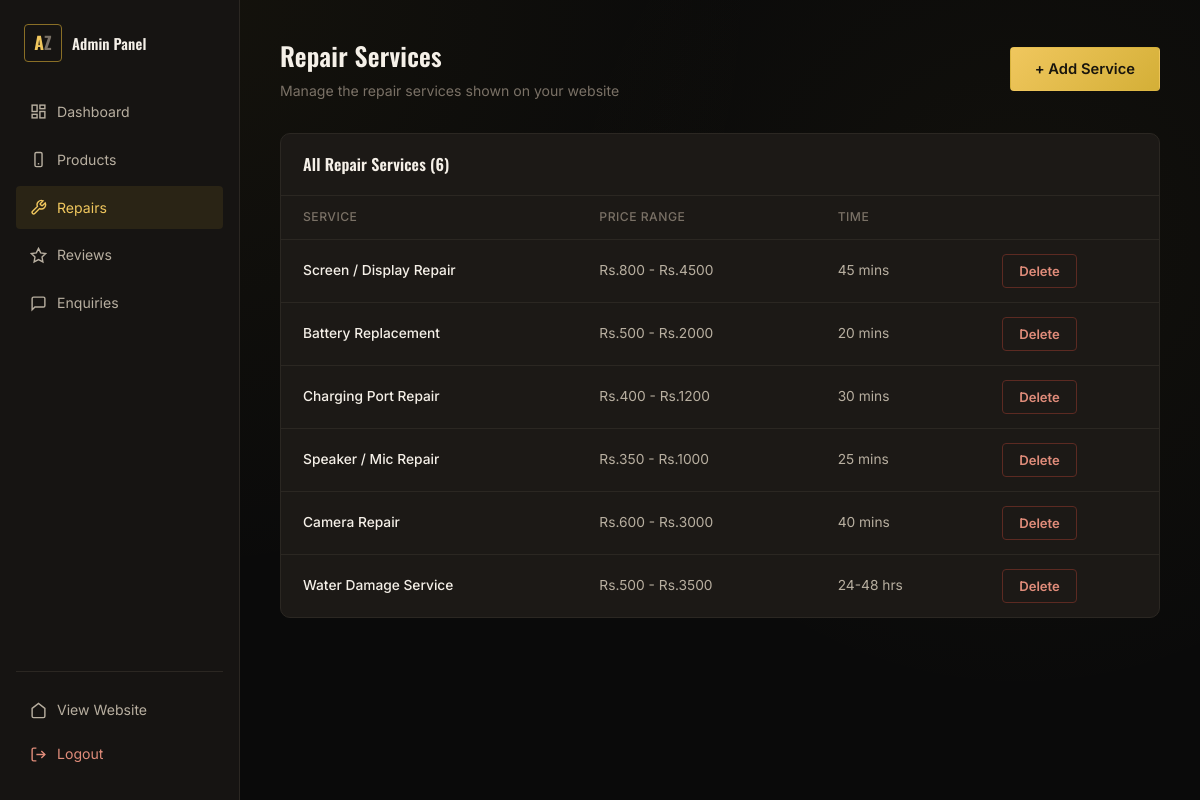
The app's page /admin/repairs (signed in) with its own data.
### tables this page shows
CREATE TABLE repair_services (
        id INTEGER PRIMARY KEY AUTOINCREMENT,
        service_name TEXT NOT NULL,
        description TEXT,
        price_range TEXT NOT NULL,
        estimated_time TEXT,
        icon_key TEXT,
        display_order INTEGER DEFAULT 0
    );

### app.py (the view)
@app.route("/admin/repairs")
@login_required
def admin_repairs():
    conn = get_db()
    repair_list = conn.execute("SELECT * FROM repair_services ORDER BY display_order").fetchall()
    conn.close()
    return render_template("admin/repairs.html", shop=SHOP_INFO, repairs=repair_list)

### app.py (called while the page is built)
def dict_factory(cursor, row):
    d = {}
    for idx, col in enumerate(cursor.description):
        val = row[idx]
        if col[0] == "created_at" and val and isinstance(val, str):
            try:
                val = datetime.fromisoformat(val)
            except:
                pass
        d[col[0]] = val
    return d

def get_db():
    conn = sqlite3.connect(DB_PATH)
    conn.row_factory = dict_factory
    conn.execute("PRAGMA journal_mode=WAL")
    return conn

def login_required(view_func):
    @wraps(view_func)
    def wrapped(*args, **kwargs):
        if not session.get("admin_logged_in"):
            flash("Please login to continue.", "error")
            return redirect(url_for("admin_login"))
        return view_func(*args, **kwargs)
    return wrapped

### templates/admin/repairs.html (shortened to what this page needs)
{% extends "admin/base.html" %}
{% block admin_content %}
<div class="admin-header">
  <div>
    <h1>Repair Services</h1>
    <p>Manage the repair services shown on your website</p>
  </div>
  <button class="btn btn-gold" onclick="document.getElementById('addRepairForm').classList.toggle('hidden-form')">+ Add Service</button>
</div>
<div class="admin-panel">
  <div class="admin-panel-head"><h3>All Repair Services ({{ repairs|length }})</h3></div>
  {% if repairs %}
  <table>
    <thead><tr><th>Service</th><th>Price Range</th><th>Time</th><th></th></tr></thead>
    <tbody>
      {% for r in repairs %}
      <tr>
        <td class="t-strong">{{ r.service_name }}</td>
        <td>{{ r.price_range }}</td>
        <td>{{ r.estimated_time or '—' }}</td>
        <td>
          <form method="POST" action="{{ url_for('admin_delete_repair', repair_id=r.id) }}" onsubmit="return confirm('Delete this service?');">
            <button type="submit" class="btn btn-danger btn-sm">Delete</button>
          </form>
        </td>
      </tr>
      {% endfor %}
    </tbody>
  </table>
  {% else %}
  <div class="empty-state"><h3>No repair services yet</h3></div>
  {% endif %}
</div>
{% endblock %}

### static/css/style.css (style rules this page uses)
:root { --bg-base: #0A0A0A; --bg-surface: #161412; --bg-card: #1C1916; --bg-card-hover: #221E19; --gold: #D4AF37; --gold-bright: #F0C75E; --gold-dim: #8A6F26; --ink: #F5F0E8; --ink-dim: #B8AFA0; --ink-faint: #7A7166; --line: #2B2722; --ok: #4C9A6A; --warn: #C75C3F; --font-display: 'Oswald', sans-serif; --font-body: 'Inter', sans-serif; --font-mono: 'JetBrains Mono', monospace; --max-w: 1180px; --radius-sm: 4px; --radius-md: 10px; --radius-lg: 18px; }
* { box-sizing: border-box; margin: 0; padding: 0; }
html { scroll-behavior: smooth; }
body { background: var(--bg-base); color: var(--ink); font-family: var(--font-body); line-height: 1.55; -webkit-font-smoothing: antialiased; background-image: radial-gradient(circle at 15% 0%, rgba(212,175,55,0.05), transparent 45%), radial-gradient(circle at 85% 30%, rgba(212,175,55,0.04), transparent 40%); }
button { font-family: inherit; cursor: pointer; }
h1, h2, h3, h4 { font-family: var(--font-display); font-weight: 600; letter-spacing: 0.01em; color: var(--ink); }
.btn { display: inline-flex; align-items: center; gap: 8px; padding: 12px 24px; border-radius: var(--radius-sm); font-family: var(--font-body); font-weight: 600; font-size: 0.92rem; border: 1px solid transparent; transition: transform 0.15s ease, background 0.2s ease, border-color 0.2s ease; white-space: nowrap; }
.btn-gold { background: linear-gradient(135deg, var(--gold-bright), var(--gold)); color: #19150D; }
.btn-sm { padding: 8px 16px; font-size: 0.82rem; }
.btn-danger { background: transparent; border-color: #5C2A22; color: #E08C7A; }
.admin-header { display: flex; justify-content: space-between; align-items: center; margin-bottom: 32px; flex-wrap: wrap; gap: 16px; }
.admin-header h1 { font-size: 1.6rem; }
.admin-header p { color: var(--ink-faint); font-size: 0.88rem; margin-top: 4px; }
.admin-panel { background: var(--bg-card); border: 1px solid var(--line); border-radius: var(--radius-md); overflow: hidden; }
.admin-panel-head { padding: 18px 22px; border-bottom: 1px solid var(--line); display: flex; justify-content: space-between; align-items: center; }
.admin-panel-head h3 { font-size: 1rem; }
table { width: 100%; border-collapse: collapse; font-size: 0.86rem; }
th { text-align: left; padding: 12px 22px; color: var(--ink-faint); font-weight: 500; font-size: 0.76rem; text-transform: uppercase; letter-spacing: 0.04em; border-bottom: 1px solid var(--line); }
td { padding: 14px 22px; border-bottom: 1px solid var(--line); color: var(--ink-dim); }
tr:last-child td { border-bottom: none; }
td.t-strong { color: var(--ink); font-weight: 500; }

### records on screen
repair_services: service_name "Screen / Display Repair", price_range "Rs.800 - Rs.4500", estimated_time "45 mins"
repair_services: service_name "Battery Replacement", price_range "Rs.500 - Rs.2000", estimated_time "20 mins"
repair_services: service_name "Charging Port Repair", price_range "Rs.400 - Rs.1200", estimated_time "30 mins"
repair_services: service_name "Speaker / Mic Repair", price_range "Rs.350 - Rs.1000", estimated_time "25 mins"
repair_services: service_name "Camera Repair", price_range "Rs.600 - Rs.3000", estimated_time "40 mins"
repair_services: service_name "Water Damage Service", price_range "Rs.500 - Rs.3500", estimated_time "24-48 hrs"

### other values on screen
{{ repairs|length }} "6"
